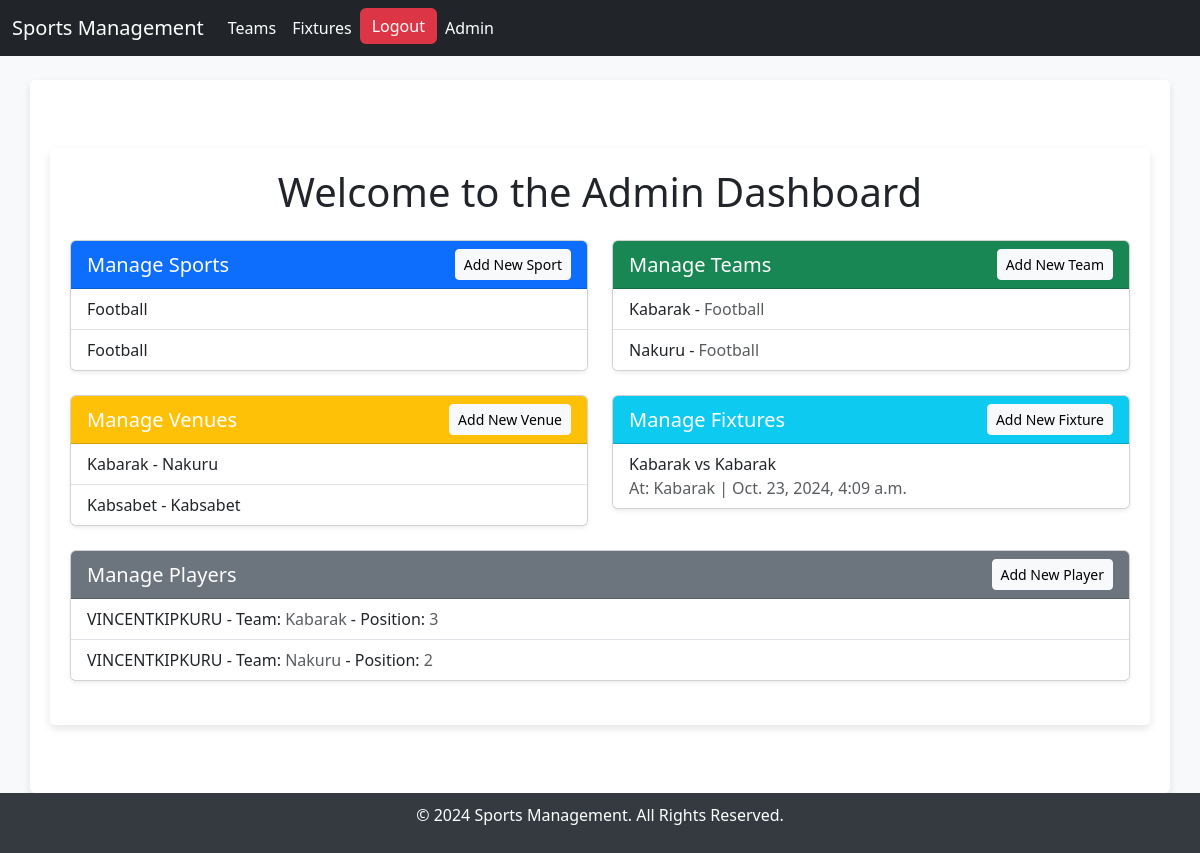
The page /admindashboard/ (signed in) on the database as committed earlier.
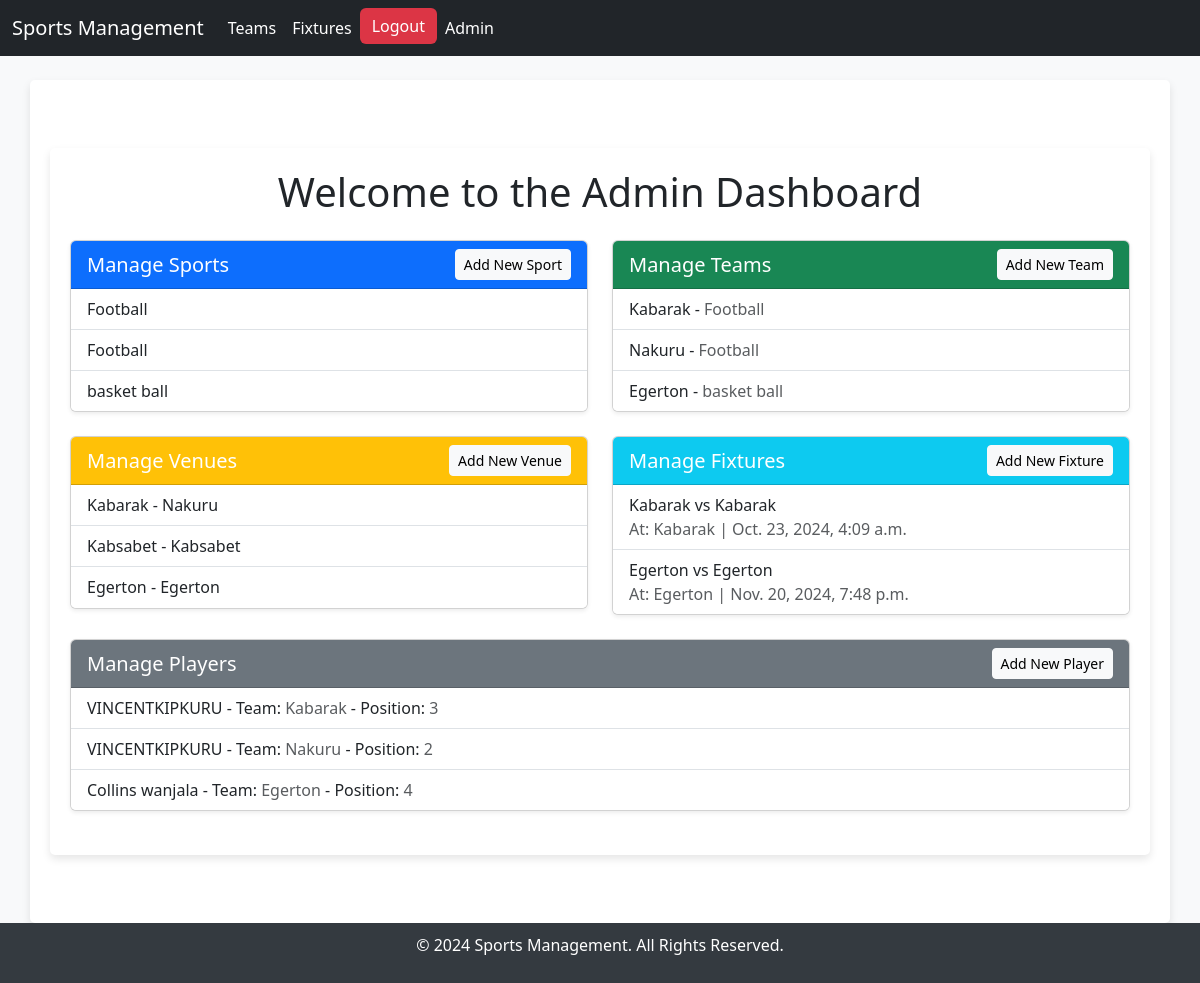
The same page on the database as committed later.
### sports/models.py (models this page shows, shortened)
class Sport(models.Model):
    name = models.CharField(max_length=100)

class Team(models.Model):
    name = models.CharField(max_length=200)
    coach = models.ForeignKey(User, on_delete=models.CASCADE)
    sport = models.ForeignKey(Sport, on_delete=models.CASCADE)

class Venue(models.Model):
    name = models.CharField(max_length=200)
    location = models.CharField(max_length=300)
    capacity = models.IntegerField()

class Fixture(models.Model):
    sport = models.ForeignKey(Sport, on_delete=models.CASCADE)
    team_home = models.ForeignKey(Team, related_name='home_team', on_delete=models.CASCADE)
    team_away = models.ForeignKey(Team, related_name='away_team', on_delete=models.CASCADE)
    venue = models.ForeignKey(Venue, on_delete=models.CASCADE)
    match_date = models.DateTimeField()
    result = models.CharField(max_length=100, blank=True, null=True)

class Player(models.Model):
    name = models.CharField(max_length=200)
    team = models.ForeignKey(Team, on_delete=models.CASCADE)
    position = models.CharField(max_length=50)
    age = models.IntegerField()

### sports/views.py (the view)
# urls.py: path('admindashboard/', views.admin_dashboard, name='admin_dashboard'),
@login_required
def admin_dashboard(request):
    user_type = UserType.objects.filter(user=request.user).first()
    if not user_type or user_type.user_type != 'admin':
        return redirect('index')
    sports = Sport.objects.all()
    teams = Team.objects.all()
    venues = Venue.objects.all()
    fixtures = Fixture.objects.all().order_by('match_date')
    players = Player.objects.all()
    return render(request, 'admin_dashboard.html', {
        'sports': sports,
        'teams': teams,
        'venues': venues,
        'fixtures': fixtures,
        'players': players
    })

### sports/templates/admin_dashboard.html (shortened to what this page needs)
{% extends 'base.html' %}
{% block content %}
<div class="container my-5">
    <h1 class="text-center mb-4">Welcome to the Admin Dashboard</h1>
    <div class="row">
        <div class="col-md-6 mb-4">
            <div class="card shadow-sm">
                <div class="card-header bg-primary text-white d-flex justify-content-between align-items-center">
                    <h2 class="h5 mb-0">Manage Sports</h2>
                    <a href="{% url 'add_sport' %}" class="btn btn-sm btn-light">Add New Sport</a>
                </div>
                <ul class="list-group list-group-flush">
                  {% for sport in sports %}
                    <li class="list-group-item">
                         {{ sport.name }}
                    </li>
                  {% endfor %}
                </ul>
            </div>
        </div>
        <div class="col-md-6 mb-4">
            <div class="card shadow-sm">
                <div class="card-header bg-success text-white d-flex justify-content-between align-items-center">
                    <h2 class="h5 mb-0">Manage Teams</h2>
                    <a href="{% url 'add_team' %}" class="btn btn-sm btn-light">Add New Team</a>
                </div>
                <ul class="list-group list-group-flush">
                  {% for team in teams %}
                    <li class="list-group-item">
                         {{ team.name }} - <span class="text-muted">{{ team.sport.name }}</span>
                    </li>
                  {% endfor %}
                </ul>
            </div>
        </div>
        <div class="col-md-6 mb-4">
            <div class="card shadow-sm">
                <div class="card-header bg-warning text-white d-flex justify-content-between align-items-center">
                    <h2 class="h5 mb-0">Manage Venues</h2>
                    <a href="{% url 'add_venue' %}" class="btn btn-sm btn-light">Add New Venue</a>
                </div>
                <ul class="list-group list-group-flush">
                  {% for venue in venues %}
                    <li class="list-group-item">
                         {{ venue.name }} - {{ venue.location }}
                        <span class="badge badge-info float-right">Capacity: {{ venue.capacity }}</span>
                    </li>
                  {% endfor %}
                </ul>
            </div>
        </div>
        <div class="col-md-6 mb-4">
            <div class="card shadow-sm">
                <div class="card-header bg-info text-white d-flex justify-content-between align-items-center">
                    <h2 class="h5 mb-0">Manage Fixtures</h2>
                    <a href="{% url 'add_fixture' %}" class="btn btn-sm btn-light">Add New Fixture</a>
                </div>
                <ul class="list-group list-group-flush">
                  {% for fixture in fixtures %}
                    <li class="list-group-item">
                        {{ fixture.team_home.name }} vs {{ fixture.team_away.name }}
                        <br> <span class="text-muted">At: {{ fixture.venue.name }} | {{ fixture.match_date }}</span>
                    </li>
                  {% endfor %}
                </ul>
            </div>
        </div>
        <div class="col-md-12 mb-4">
            <div class="card shadow-sm">
                <div class="card-header bg-secondary text-white d-flex justify-content-between align-items-center">
                    <h2 class="h5 mb-0">Manage Players</h2>
                    <a href="{% url 'add_player' %}" class="btn btn-sm btn-light">Add New Player</a>
                </div>
                <ul class="list-group list-group-flush">
                  {% for player in players %}
                    <li class="list-group-item">
                         {{ player.name }} -
                        Team: <span class="text-muted">{{ player.team.name }}</span> - Position: <span class="text-muted">{{ player.position }}</span>
                    </li>
                  {% endfor %}
                </ul>
            </div>
        </div>
    </div>
</div>
{% endblock %}

### sports/templates/base.html (shortened to what this page needs)
<!DOCTYPE html>
<html lang="en">
<head>
    <link href="https://cdn.jsdelivr.net/npm/bootstrap@5.3.0-alpha1/dist/css/bootstrap.min.css" rel="stylesheet">
    <link rel="stylesheet" href="https://cdn.jsdelivr.net/npm/bootstrap-icons/font/bootstrap-icons.css">
</head>
<body>
    <nav class="navbar navbar-expand-lg navbar-light bg-dark">
        <div class="container-fluid">
            <a class="navbar-brand" href="{% url 'index' %}">Sports Management</a>
            <div class="collapse navbar-collapse" id="navbarNav">
                <ul class="navbar-nav">
                    <li class="nav-item">
                        <a class="nav-link" href="{% url 'team_list' %}">Teams</a>
                    </li>
                    <li class="nav-item">
                        <a class="nav-link" href="{% url 'index' %}">Fixtures</a>
                    </li>
                    {% if user.is_authenticated %}
                    <li class="nav-item">
                        <form action="{% url 'logout' %}" method="post" class="d-inline">
                            <button type="submit" class="logout-button btn">Logout</button>
                        </form>
                    </li>
                    <li class="nav-item">
                        <a class="nav-link" href="{% url 'admin_dashboard' %}">Admin</a>
                    </li>
                    {% else %}
                    <li class="nav-item">
                        <a class="nav-link" href="{% url 'login' %}">Login</a>
                    </li>
                    {% endif %}
                </ul>
            </div>
        </div>
    </nav>
    <div class="container mt-4">
        {% block content %}{% endblock %}
    </div>
    <footer>
        <p>&copy; 2024 Sports Management. All Rights Reserved.</p>
    </footer>
</body>
</html>

### sports/templates/base.html (style rules this page uses)
html, body { height: 100%; margin: 0; }
body { display: flex; flex-direction: column; background-color: #f8f9fa; }
.navbar { background-color: #007bff; }
.navbar-brand, .nav-link { color: white; }
.logout-button { background-color: #dc3545; color: white; border: none; }
.container { background-color: white; border-radius: 5px; padding: 20px; box-shadow: 0 4px 8px rgba(0, 0, 0, 0.1); flex: 1; }
footer { background-color: #343a40; color: white; text-align: center; padding: 10px 0; width: 100%; }

Rows that differ between the two databases and show on the page:
added Sport: name "basket ball"
added Team: name "Egerton", sport.name "basket ball"
added Venue: name "Egerton", location "Egerton"
added Fixture: team_home.name "Egerton", team_away.name "Egerton", venue.name "Egerton", match_date "Nov. 20, 2024, 7:48 p.m."
added Player: name "Collins wanjala", team.name "Egerton", position "4"
